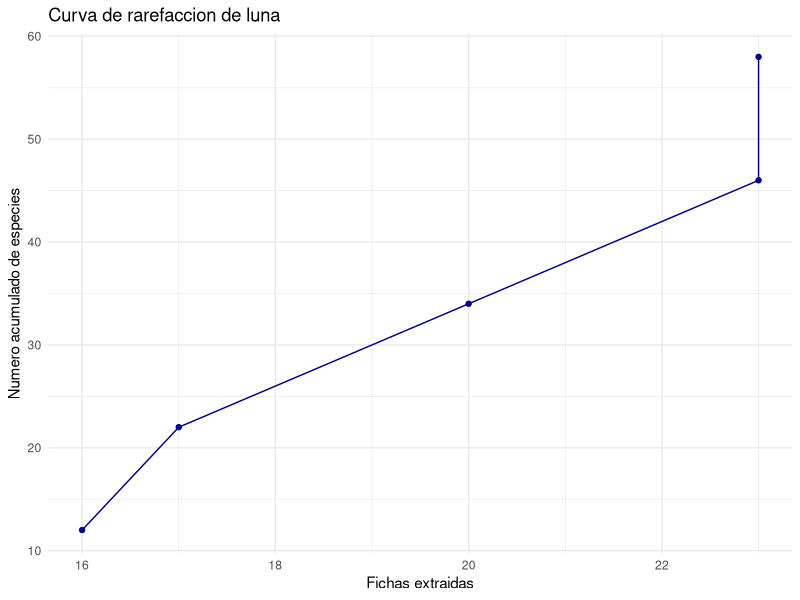
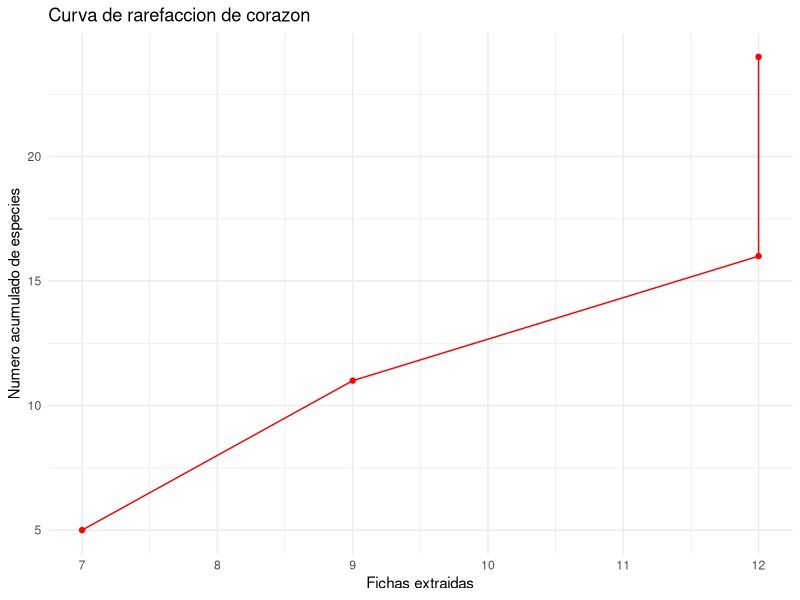
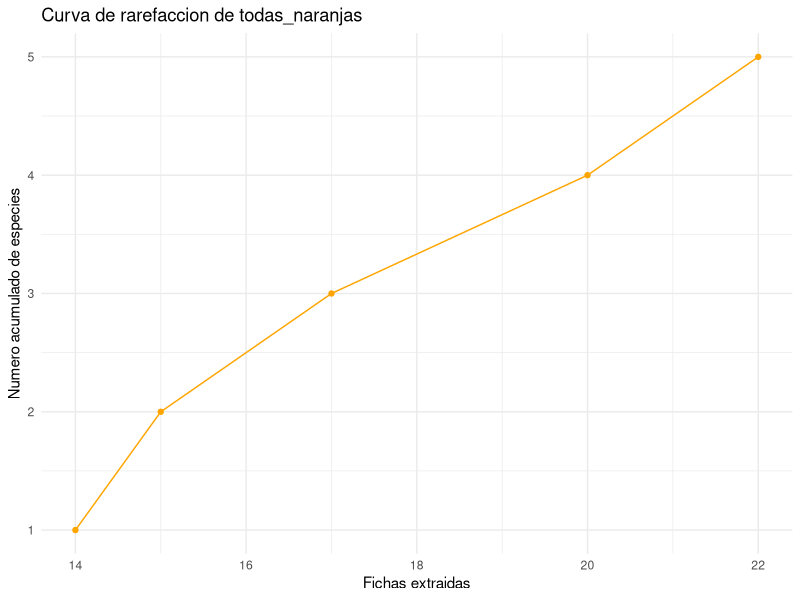
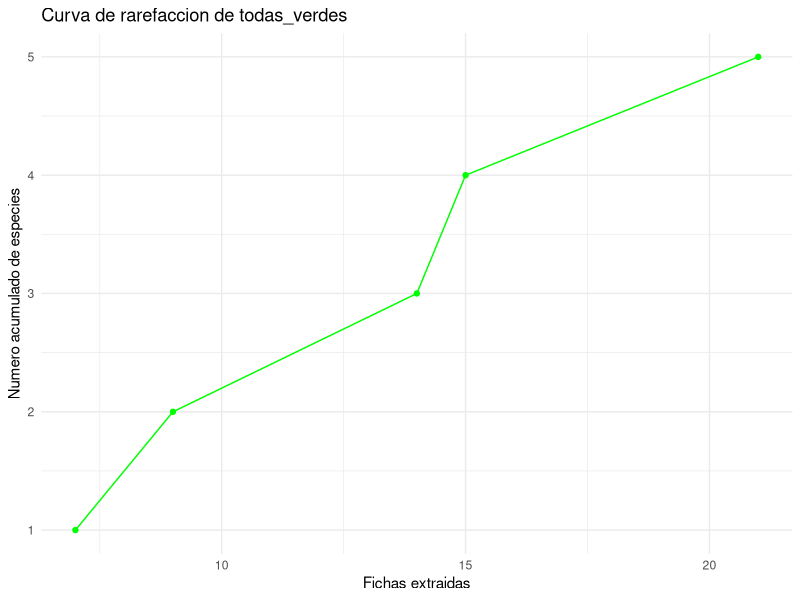
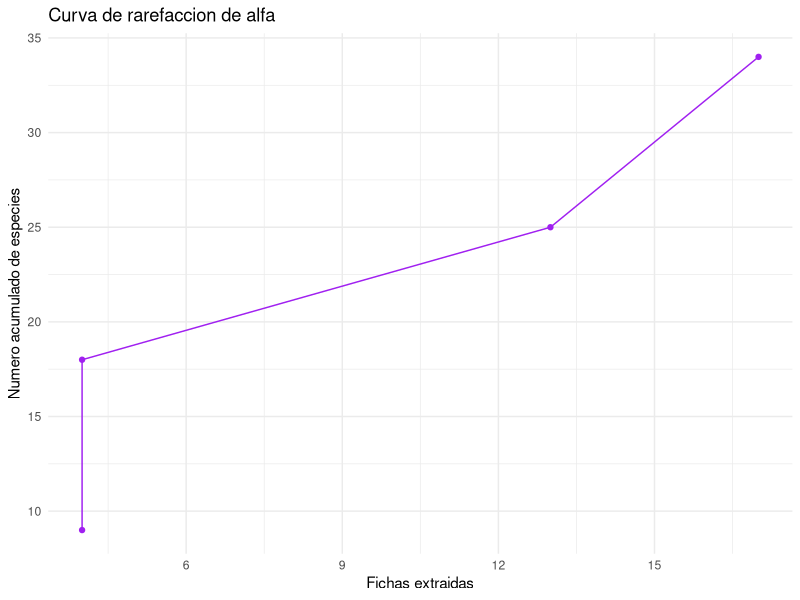
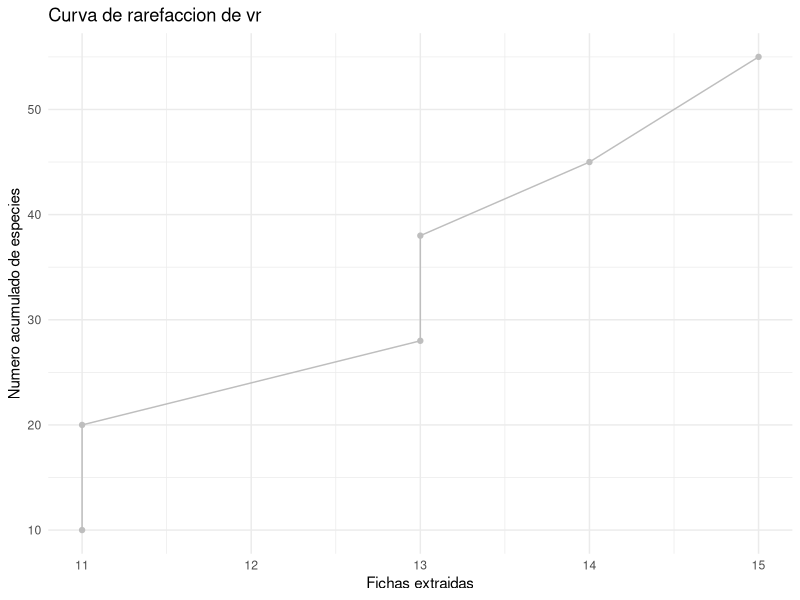
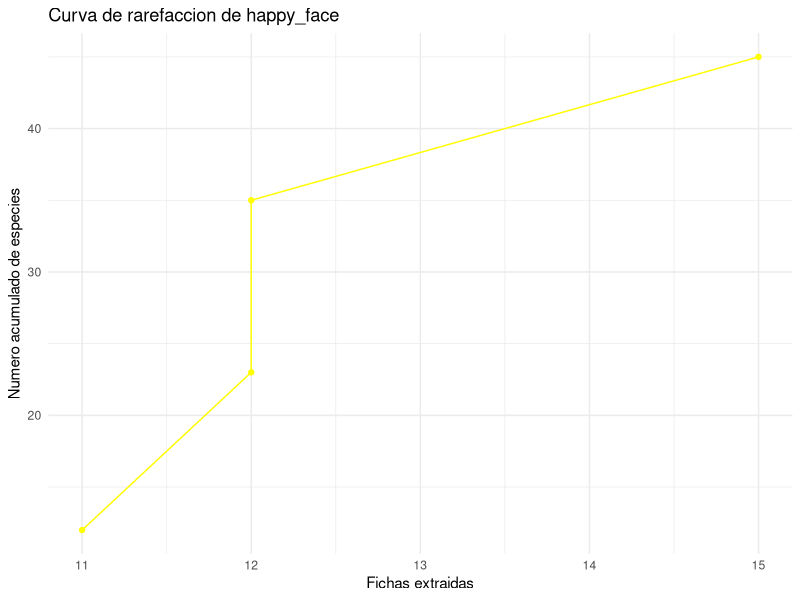
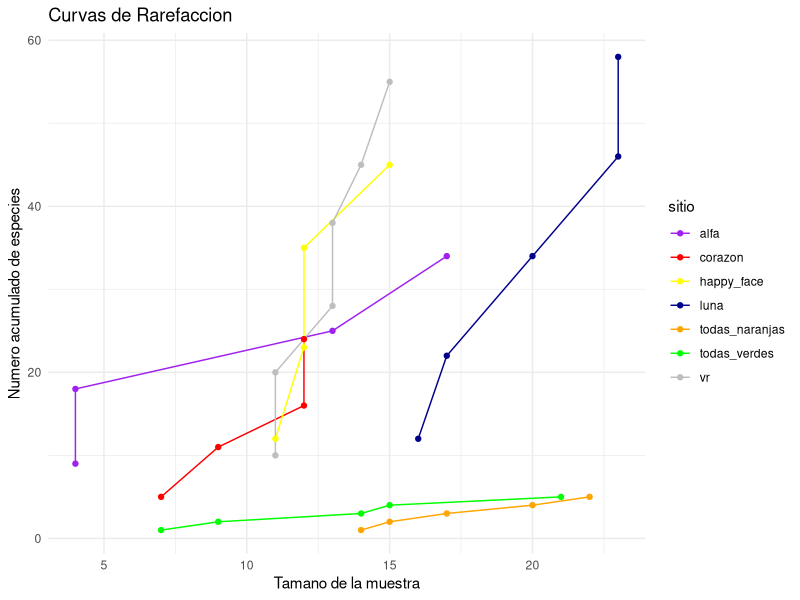

Source code (R) for these figures, in order:
##Curvas de rarefaccion con ggplot
library(tidyverse)
rarefaccion_cr <- read_csv("datos_crudos/rarefaccion.csv")

# Calcular el numero acumulado de especies por cada tamano de muestra para todo el dataframe
rarefaccion_cr <- rarefaccion_cr %>%
  group_by(sitio) %>%
  arrange(sitio, fichas_extraidas) %>%
  mutate(numero_especies_acumuladas = cumsum(numero_especies))

# Separar por subsets
luna_r <- subset(rarefaccion_cr, sitio == "luna")
corazon_r <- subset(rarefaccion_cr, sitio == "corazon")
naranjas_r <- subset(rarefaccion_cr, sitio == "todas_naranjas")  
verdes_r <- subset(rarefaccion_cr, sitio == "todas_verdes") 
alfa_r <- subset(rarefaccion_cr, sitio == "alfa") 
vr_r <- subset(rarefaccion_cr, sitio == "vr")
happy_face_r <- subset(rarefaccion_cr, sitio == "happy_face") 

# Asignar colores a cada sitio
colores <- c("luna" = "darkblue", 
             "corazon" = "red", 
             "todas_naranjas" = "orange", 
             "todas_verdes" = "green", 
             "alfa" = "purple",
             "vr" = "gray",
             "happy_face" = "yellow")

# Crear una funcion para graficar cada curva de rarefaccion por separado (usando el acumulado)
gg_rf <- function(data, sitio) {
  ggplot(data, aes(x = fichas_extraidas, y = numero_especies_acumuladas)) +
    geom_line(color = colores[sitio]) +
    geom_point(color = colores[sitio]) +
    labs(title = paste("Curva de rarefaccion de", sitio),
         x = "Fichas extraidas", y = "Numero acumulado de especies") +
    theme_minimal()
}

# Graficar cada sitio
gg_rf(luna_r, "luna")
gg_rf(corazon_r, "corazon")
gg_rf(naranjas_r, "todas_naranjas")
gg_rf(verdes_r, "todas_verdes")
gg_rf(alfa_r, "alfa")
gg_rf(vr_r, "vr")
gg_rf(happy_face_r, "happy_face")

# Graficar todas las curvas combinadas
cr_gg <- ggplot(rarefaccion_cr, aes(x = fichas_extraidas, y = numero_especies_acumuladas, color = sitio)) +
  geom_line() +
  geom_point() +
  scale_color_manual(values = colores) +
  labs(title = "Curvas de Rarefaccion", x = "Tamano de la muestra", y = "Numero acumulado de especies") +
  theme_minimal()

# Mostrar grafico combinado
cr_gg

#guardar png de todas las curvas
ggsave("resultados//curvas_combinadas.png", plot = cr_gg, width = 8, height = 6, dpi = 300)
